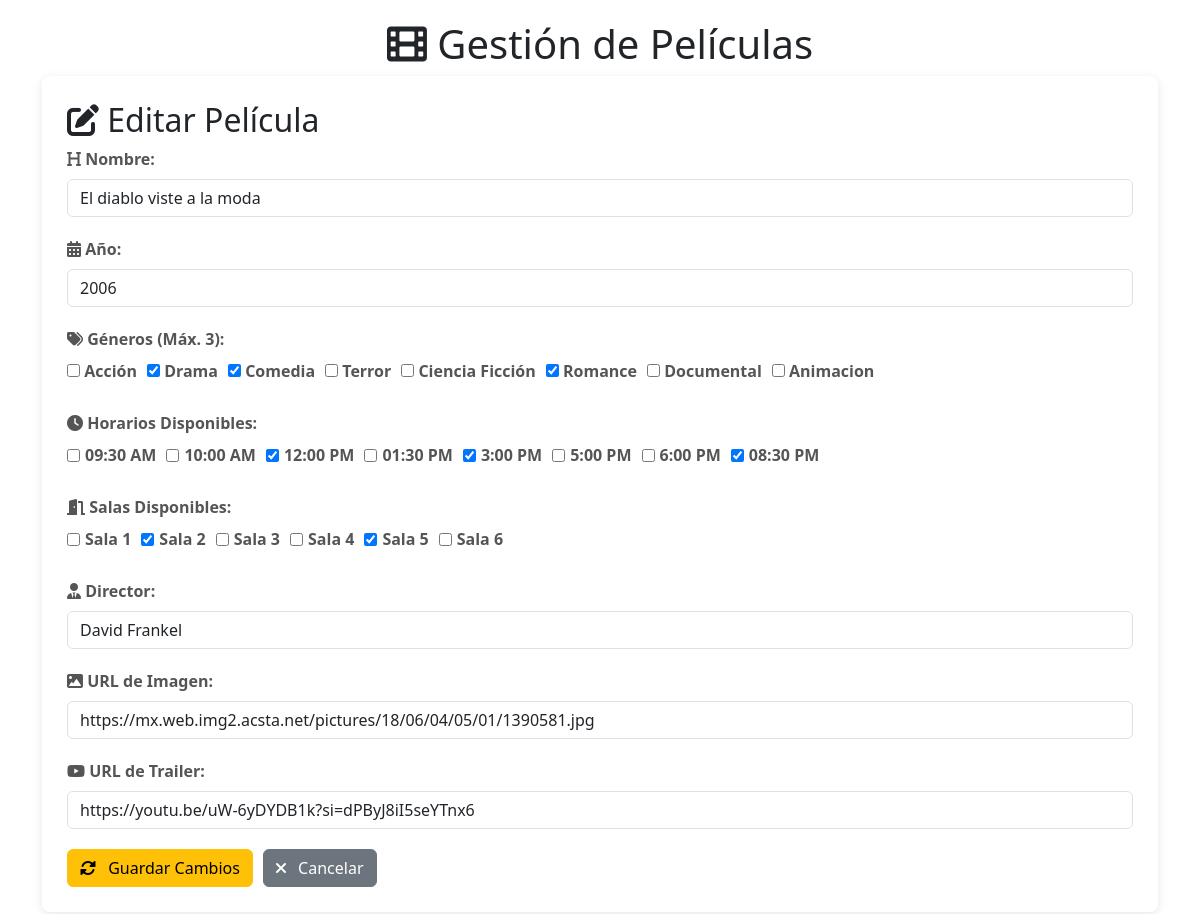
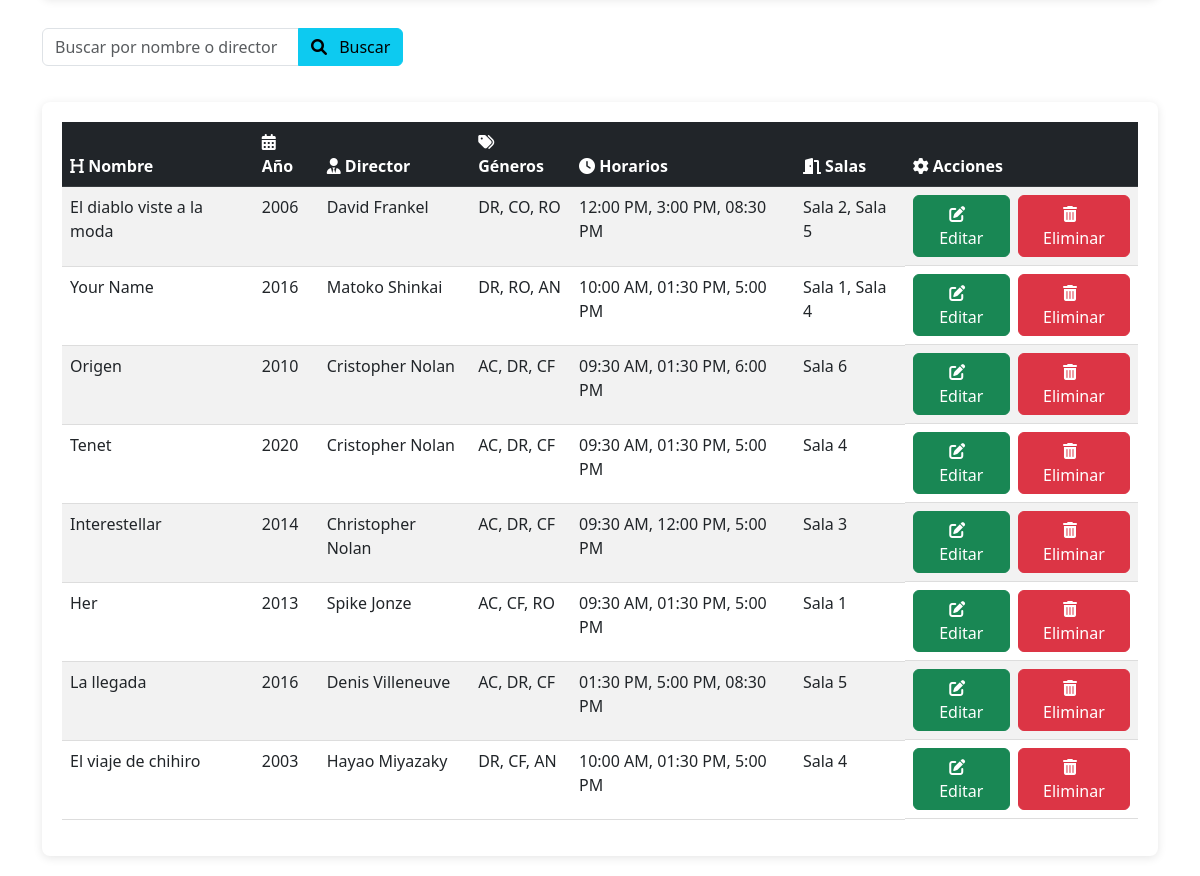
Screenshot of /peliculas/?editar=El diablo viste a la moda with the database file from the repository (2 pictures, top to bottom).
### myapp/models.py (models this page shows, shortened)
class Pelicula(models.Model):
    GENERO_CHOICES = [
        ('AC', 'Acción'),
        ('DR', 'Drama'),
        ('CO', 'Comedia'),
        ('TE', 'Terror'),
        ('CF', 'Ciencia Ficción'),
        ('RO', 'Romance'),
        ('DO', 'Documental'),
        ('AN', 'Animacion')
    ]
    HORARIOS_DISPONIBLES = [
        '09:30 AM',
        '10:00 AM',
        '12:00 PM',
        '01:30 PM',
        '3:00 PM',
        '5:00 PM',
        '6:00 PM',
        '08:30 PM'
    ]
    SALAS_DISPONIBLES = [
        'Sala 1',
        'Sala 2',
        'Sala 3',
        'Sala 4',
        'Sala 5',
        'Sala 6'
    ]
    nombre = models.CharField(max_length=255)
    anio = models.IntegerField()
    director = models.CharField(max_length=255)
    imagen_url = models.URLField()
    trailer_url = models.URLField()
    generos = models.CharField(max_length=255)
    horarios = models.CharField(max_length=255, blank=True, null=True)
    salas = models.CharField(max_length=255, blank=True, null=True)
    fecha_creacion = models.DateTimeField(auto_now_add=True)
    def get_generos_list(self):
        return self.generos.split(",") if self.generos else []
    def get_horarios_list(self):
        return [h.strip() for h in self.horarios.split(",")] if self.horarios else []
    def get_salas_list(self):
        return [s.strip() for s in self.salas.split(",")] if self.salas else []
    class Meta:
        db_table = 'peliculas'

### myapp/views.py (the view, shortened to what this page needs)
# urls.py: path('peliculas/', views.peliculas, name= 'peliculas'),
@csrf_exempt
def peliculas(request):
    peliculas_list = Pelicula.objects.all().order_by('-fecha_creacion')
    busqueda = request.GET.get('busqueda', '').strip()
    if busqueda:
        peliculas_list = peliculas_list.filter(
            Q(nombre__icontains=busqueda) |
            Q(director__icontains=busqueda)
        )
    generos_choices = dict(Pelicula.GENERO_CHOICES)
    horarios_disponibles = Pelicula.HORARIOS_DISPONIBLES
    salas_disponibles = Pelicula.SALAS_DISPONIBLES
    pelicula_editar = None
    if 'editar' in request.GET:
        nombre = request.GET.get('editar')
        try:
            pelicula_editar = Pelicula.objects.get(nombre=nombre)
        except Pelicula.DoesNotExist:
            messages.error(request, f'No se encontró la película "{nombre}" para editar')
    context = {
        'peliculas': peliculas_list,
        'GENERO_CHOICES_DICT': generos_choices,
        'HORARIOS_DISPONIBLES': horarios_disponibles,
        'SALAS_DISPONIBLES': salas_disponibles,
        'pelicula_editar': pelicula_editar,
        'busqueda': busqueda,
    }
    return render(request, 'peliculas.html', context)

### myapp/templates/peliculas.html (shortened to what this page needs)
{% load static %}
<!DOCTYPE html>
<html lang="es">
<head>
    <link rel="stylesheet" href="{% static 'styles/peliculas.css' %}">
    <link rel="stylesheet" href="https://cdnjs.cloudflare.com/ajax/libs/font-awesome/6.0.0/css/all.min.css">
    <link href="https://cdn.jsdelivr.net/npm/bootstrap@5.3.0/dist/css/bootstrap.min.css" rel="stylesheet">
</head>
<body>
    <div class="container">
        <h1><i class="fas fa-film"></i> Gestión de Películas</h1>
        <div class="form-container">
            <form method="POST" action="{% url 'peliculas' %}" class="ajax-form">
                {% if pelicula_editar %}
                <h2><i class="fas fa-edit"></i> Editar Película</h2>
                {% else %}
                <input type="hidden" name="accion" value="crear">
                <h2><i class="fas fa-plus-circle"></i> Nueva Película</h2>
                {% endif %}
                <div class="form-group">
                    <label for="nombre"><i class="fas fa-heading"></i> Nombre:</label>
                    <input type="text" id="nombre" name="nombre"
                           value="{{ pelicula_editar.nombre|default:'' }}" required class="form-control">
                </div>
                <div class="form-group">
                    <label for="anio"><i class="fas fa-calendar-alt"></i> Año:</label>
                    <input type="number" id="anio" name="anio" min="1900" max="2099"
                           value="{{ pelicula_editar.anio|default:'' }}" required class="form-control">
                </div>
                <div class="form-group">
                    <label><i class="fas fa-tags"></i> Géneros (Máx. 3):</label>
                    <div class="generos-container">
                     {% for genero_codigo, genero_nombre in GENERO_CHOICES_DICT.items %}
                        <label class="genero-checkbox">
                            <input type="checkbox" name="generos" value="{{ genero_codigo }}"
                                {% if pelicula_editar and genero_codigo in pelicula_editar.get_generos_list %}checked{% endif %}>
                            {{ genero_nombre }}
                        </label>
                    {% endfor %}
                    </div>
                </div>
                <div class="form-group">
                    <label><i class="fas fa-clock"></i> Horarios Disponibles:</label>
                    <div class="checkbox-container">
                    {% for horario in HORARIOS_DISPONIBLES %}
                    <label>
                        <input type="checkbox" name="horarios" value="{{ horario }}"
                            {% if pelicula_editar and horario in pelicula_editar.get_horarios_list %}checked{% endif %}>
                        {{ horario }}
                    </label>
                    {% endfor %}
                    </div>
                </div>
                <div class="form-group">
                    <label><i class="fas fa-door-open"></i> Salas Disponibles:</label>
                    <div class="checkbox-container">
                     {% for sala in SALAS_DISPONIBLES %}
                        <label>
                            <input type="checkbox" name="salas" value="{{ sala }}"
                                {% if pelicula_editar and sala in pelicula_editar.get_salas_list %}checked{% endif %}>
                            {{ sala }}
                        </label>
                        {% endfor %}
                    </div>
                </div>
                <div class="form-group">
                    <label for="director"><i class="fas fa-user-tie"></i> Director:</label>
                    <input type="text" id="director" name="director"
                           value="{{ pelicula_editar.director|default:'' }}" required class="form-control">
                </div>
                <div class="form-group">
                    <label for="imagen_url"><i class="fas fa-image"></i> URL de Imagen:</label>
                    <input type="url" id="imagen_url" name="imagen_url"
                           value="{{ pelicula_editar.imagen_url|default:'' }}" required class="form-control">
                </div>
                <div class="form-group">
                    <label for="trailer_url"><i class="fab fa-youtube"></i> URL de Trailer:</label>
                    <input type="url" id="trailer_url" name="trailer_url"
                           value="{{ pelicula_editar.trailer_url|default:'' }}" required class="form-control">
                </div>
                <div class="form-actions">
                    {% if pelicula_editar %}
                    <button type="submit" class="btn btn-warning">
                        <i class="fas fa-sync-alt"></i> Guardar Cambios
                    </button>
                    <a href="{% url 'peliculas' %}" class="btn btn-secondary">
                        <i class="fas fa-times"></i> Cancelar
                    </a>
                    {% else %}
                    <button type="submit" class="btn btn-primary">
                        <i class="fas fa-save"></i> Guardar
                    </button>
                    {% endif %}
                </div>
            </form>
        </div>
        <div class="search-container">
            <form method="GET" action="{% url 'peliculas' %}">
                <div class="input-group mb-3">
                    <input type="text" name="busqueda" value="{{ busqueda }}"
                           placeholder="Buscar por nombre o director" class="form-control">
                    <button type="submit" class="btn btn-info">
                        <i class="fas fa-search"></i> Buscar
                    </button>
                </div>
            </form>
        </div>
        <div class="table-responsive">
            <table class="movie-table table table-striped table-hover">
                <thead class="table-dark">
                    <tr>
                        <th><i class="fas fa-heading"></i> Nombre</th>
                        <th><i class="fas fa-calendar-alt"></i> Año</th>
                        <th><i class="fas fa-user-tie"></i> Director</th>
                        <th><i class="fas fa-tags"></i> Géneros</th>
                        <th><i class="fas fa-clock"></i> Horarios</th>
                        <th><i class="fas fa-door-open"></i> Salas</th>
                        <th><i class="fas fa-cog"></i> Acciones</th>
                    </tr>
                </thead>
                <tbody>
                    {% for pelicula in peliculas %}
                    <tr>
                        <td>{{ pelicula.nombre }}</td>
                        <td>{{ pelicula.anio }}</td>
                        <td>{{ pelicula.director }}</td>
                        <td>{{ pelicula.get_generos_list|join:", " }}</td>
                        <td>{{ pelicula.get_horarios_list|join:", " }}</td>
                        <td>{{ pelicula.get_salas_list|join:", " }}</td>
                            <td class="action-buttons">
                                <a href="{% url 'peliculas' %}?editar={{ pelicula.nombre|urlencode }}"
                                class="btn btn-success">
                                    <i class="fas fa-edit"></i> Editar
                                </a>
                                <form method="POST" action="{% url 'peliculas' %}" style="display: inline;">
                                    <button type="submit" class="btn btn-danger"
                                            onclick="return confirm('¿Estás seguro de eliminar esta película?');">
                                        <i class="fas fa-trash-alt"></i> Eliminar
                                    </button>
                                </form>
                            </td>
                    </tr>
                    {% empty %}
                    <tr>
                        <td colspan="7" class="text-center">No hay películas registradas</td>
                    </tr>
                    {% endfor %}
                </tbody>
            </table>
        </div>
    </div>
</body>
</html>

### myapp/static/styles/peliculas.css (style rules this page uses)
body { font-family: 'Arial', sans-serif; margin: 0; padding: 0; background-color: #f5f5f5; color: #333; line-height: 1.6; }
.container { max-width: 1200px; margin: 0 auto; padding: 20px; }
h1, h2 { color: #7b68ee; margin-bottom: 30px; }
h1 { text-align: center; }
.form-container { background-color: white; padding: 25px; border-radius: 8px; box-shadow: 0 2px 10px rgba(0, 0, 0, 0.1); margin-bottom: 30px; }
.form-group { margin-bottom: 20px; }
.form-group label { display: block; margin-bottom: 8px; font-weight: 600; color: #555; }
.form-control { width: 100%; padding: 10px; border: 1px solid #ddd; border-radius: 4px; font-size: 16px; transition: border-color 0.3s; }
.generos-container, .checkbox-container { display: flex; flex-wrap: wrap; gap: 10px; }
.genero-checkbox, .checkbox-container label { display: flex; align-items: center; gap: 5px; cursor: pointer; }
.btn { display: inline-flex; align-items: center; justify-content: center; padding: 10px 20px; border: none; border-radius: 4px; font-size: 16px; font-weight: 600; cursor: pointer; transition: all 0.3s; text-decoration: none; }
.btn i { margin-right: 8px; }
.btn-warning { background-color: #FF9800; color: white; }
.btn-secondary { background-color: #6c757d; color: white; }
.btn-info { background-color: #17a2b8; color: white; }
.form-actions { display: flex; gap: 10px; margin-top: 20px; }
.search-container { display: flex; gap: 10px; margin-bottom: 20px; }
.search-container .form-control { flex-grow: 1; }
.table-responsive { overflow-x: auto; background-color: white; border-radius: 8px; box-shadow: 0 2px 10px rgba(0, 0, 0, 0.1); padding: 20px; }
.movie-table { width: 100%; border-collapse: collapse; }
.movie-table th { background-color: #7b68ee; color: white; padding: 12px 15px; text-align: left; }
.movie-table td { padding: 12px 15px; border-bottom: 1px solid #ddd; }
.action-buttons { display: flex; gap: 8px; }

### rows the page displays
Pelicula: nombre "El diablo viste a la moda", anio "2006", generos "☑" "☑" "☑", horarios "☑" "☑" "☑", salas "☑" "☑", director "David Frankel", imagen_url "https://mx.web.img2.acsta.net/pictures/18/06/04/05/01/1390581.jpg", trailer_url "https://youtu.be/uW-6yDYDB1k?si=dPByJ8iI5seYTnx6", get_generos_list "DR, CO, RO", get_horarios_list "12:00 PM, 3:00 PM, 08:30 PM", get_salas_list "Sala 2, Sala 5"
Pelicula: nombre "Your Name", anio "2016", director "Matoko Shinkai", get_generos_list "DR, RO, AN", get_horarios_list "10:00 AM, 01:30 PM, 5:00 PM", get_salas_list "Sala 1, Sala 4"
Pelicula: nombre "Origen", anio "2010", director "Cristopher Nolan", get_generos_list "AC, DR, CF", get_horarios_list "09:30 AM, 01:30 PM, 6:00 PM", get_salas_list "Sala 6"
Pelicula: nombre "Tenet", anio "2020", director "Cristopher Nolan", get_generos_list "AC, DR, CF", get_horarios_list "09:30 AM, 01:30 PM, 5:00 PM", get_salas_list "Sala 4"
Pelicula: nombre "Interestellar", anio "2014", director "Christopher Nolan", get_generos_list "AC, DR, CF", get_horarios_list "09:30 AM, 12:00 PM, 5:00 PM", get_salas_list "Sala 3"
Pelicula: nombre "Her", anio "2013", director "Spike Jonze", get_generos_list "AC, CF, RO", get_horarios_list "09:30 AM, 01:30 PM, 5:00 PM", get_salas_list "Sala 1"
Pelicula: nombre "La llegada", anio "2016", director "Denis Villeneuve", get_generos_list "AC, DR, CF", get_horarios_list "01:30 PM, 5:00 PM, 08:30 PM", get_salas_list "Sala 5"
Pelicula: nombre "El viaje de chihiro", anio "2003", director "Hayao Miyazaky", get_generos_list "DR, CF, AN", get_horarios_list "10:00 AM, 01:30 PM, 5:00 PM", get_salas_list "Sala 4"

### other values shown
{{ genero_nombre }} "Acción" "Drama" "Comedia" "Terror" "Ciencia Ficción" "Romance" "Documental" "Animacion"
{{ horario }} "09:30 AM" "10:00 AM" "12:00 PM" "01:30 PM" "3:00 PM" "5:00 PM" "6:00 PM" "08:30 PM"
{{ sala }} "Sala 1" "Sala 2" "Sala 3" "Sala 4" "Sala 5" "Sala 6"
